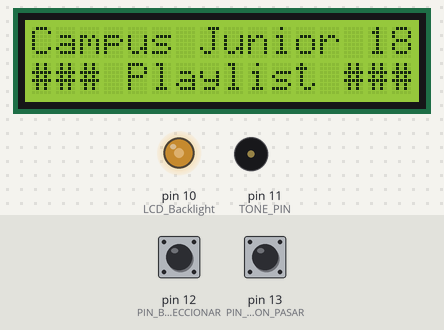
A sketch run on a simulated Arduino Uno, built with avr-gcc and run on an emulated ATmega328P. Parts: 16×2 character LCD, output pins drawn as LEDs (lit = HIGH), buzzer (waves = sounding). The inputs (shaded band) are chosen by the test bench; at power-on: pin 13 (PIN_BOTON_PASAR) LOW, pin 12 (PIN_BOTON_SELECCIONAR) LOW. What the sketch prints to the serial monitor is not drawn.

Above: at 1.2 s.
1.3 s: pin 13 (PIN_BOTON_PASAR) pulled HIGH for 1 s
At 1.8 s:
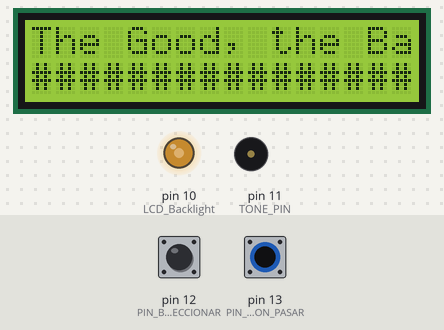
At 2.21 s:
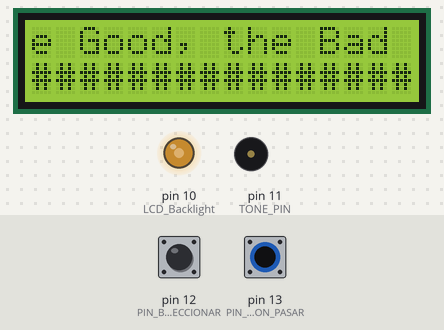
3.8 s: pin 13 (PIN_BOTON_PASAR) driven HIGH
6.1 s: pin 12 (PIN_BOTON_SELECCIONAR) pulled HIGH for 3.2 s
At 9.6 s:
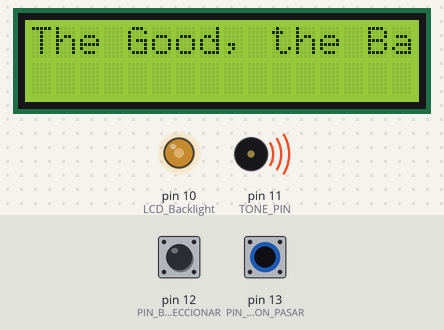
Timing chart, 0 to 22.2 s (numbered marks = the images above; inputs shaded):
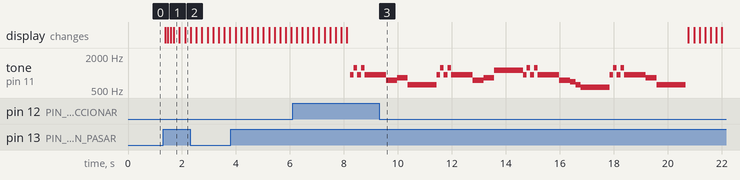

The sketch:

playlist.ino
```cpp
/**
 * Playlist con Arduino - Parte 3.2
 * Selector de melodías:
 *  - Con un botón podremos ir pasando la canción, cuyo título de mostrará en la pantalla LCD. Al llegar a la última canción y pulsar el botón, la lista se reiniciará.
 *  - Con otro botón podremos reproducir la canción que esté seleccionada, la cual sonará hasta que termine.
 *  - En caso de mostrar un título de canción en modo carrusel, no se podrá reproducir o cambiar de canción hasta que se haya mostrado todo el texto.
 *  - Una vez termine la canción, podremos volver a usar los botones de selección y reproducción.
 */

// Incluir librerías necesarias
#include <LiquidCrystal.h>
#include <Wire.h>

// Inicialización de PINs para las conexiones con la pantalla LCD
LiquidCrystal lcd( 8,9,4,5,6,7 );

#define OCTAVE_OFFSET 0

#define NOTE_C4  262
#define NOTE_CS4 277
#define NOTE_D4  294
#define NOTE_DS4 311
#define NOTE_E4  330
#define NOTE_F4  349
#define NOTE_FS4 370
#define NOTE_G4  392
#define NOTE_GS4 415
#define NOTE_A4  440
#define NOTE_AS4 466
#define NOTE_B4  494
#define NOTE_C5  523
#define NOTE_CS5 554
#define NOTE_D5  587
#define NOTE_DS5 622
#define NOTE_E5  659
#define NOTE_F5  698
#define NOTE_FS5 740
#define NOTE_G5  784
#define NOTE_GS5 831
#define NOTE_A5  880
#define NOTE_AS5 932
#define NOTE_B5  988
#define NOTE_C6  1047
#define NOTE_CS6 1109
#define NOTE_D6  1175
#define NOTE_DS6 1245
#define NOTE_E6  1319
#define NOTE_F6  1397
#define NOTE_FS6 1480
#define NOTE_G6  1568
#define NOTE_GS6 1661
#define NOTE_A6  1760
#define NOTE_AS6 1865
#define NOTE_B6  1976
#define NOTE_C7  2093
#define NOTE_CS7 2217
#define NOTE_D7  2349
#define NOTE_DS7 2489
#define NOTE_E7  2637
#define NOTE_F7  2794
#define NOTE_FS7 2960
#define NOTE_G7  3136
#define NOTE_GS7 3322
#define NOTE_A7  3520
#define NOTE_AS7 3729
#define NOTE_B7  3951

// Puertos de entrada y salida
#define PIN_BOTON_PASAR 13
#define PIN_BOTON_SELECCIONAR 12
#define TONE_PIN 11
// PIN para determinar el brillo de la pantalla
#define LCD_Backlight 10
// Número de filas y columnas disponibles en la pantalla
#define N_FILAS 2
#define N_COLUMNAS 16
// Velocidad a la que queremos que se mueva el texto
#define VELOCIDAD 200

// Array de notas (Brett Hagman)
const int notes[] = { 0,
NOTE_C4, NOTE_CS4, NOTE_D4, NOTE_DS4, NOTE_E4, NOTE_F4, NOTE_FS4, NOTE_G4, NOTE_GS4, NOTE_A4, NOTE_AS4, NOTE_B4,
NOTE_C5, NOTE_CS5, NOTE_D5, NOTE_DS5, NOTE_E5, NOTE_F5, NOTE_FS5, NOTE_G5, NOTE_GS5, NOTE_A5, NOTE_AS5, NOTE_B5,
NOTE_C6, NOTE_CS6, NOTE_D6, NOTE_DS6, NOTE_E6, NOTE_F6, NOTE_FS6, NOTE_G6, NOTE_GS6, NOTE_A6, NOTE_AS6, NOTE_B6,
NOTE_C7, NOTE_CS7, NOTE_D7, NOTE_DS7, NOTE_E7, NOTE_F7, NOTE_FS7, NOTE_G7, NOTE_GS7, NOTE_A7, NOTE_AS7, NOTE_B7
};

const char END_CHAR = 'E';

// Textos auxiliares y de bienvenida
const String texto_bienvenida_1 = "Campus Junior 18";
const String texto_bienvenida_2 = "### Playlist ###";
const String texto_aux = "################";
// Número de canciones disponibles
const int N_CANCIONES = 5;
// Array of songs to select them easily
char* notas_canciones[N_CANCIONES];
char* nombres_canciones[N_CANCIONES];

int indice;
int cancion_actual;
bool pantalla_bienvenida;

void setup()
{
  // Configuración monitor serie
  Serial.begin(9600);
  // Inicializamos el array con las notas de cada canción
  //notas_canciones[0] = "The Simpsons:d=4,o=5,b=160:c.6,e6,f#6,8a6,g.6,e6,c6,8a,8f#,8f#,8f#,2g,8p,8p,8f#,8f#,8f#,8g,a#.,8c6,8c6,8c6,c6";
  //notas_canciones[1] = "Indiana Jones:d=4,o=5,b=250:e,8p,8f,8g,8p,1c6,8p.,d,8p,8e,1f,p.,g,8p,8a,8b,8p,1f6,p,a,8p,8b,2c6,2d6,2e6,e,8p,8f,8g,8p,1c6,p,d6,8p,8e6,1f.6,g,8p,8g,e.6,8p,d6,8p,8g,e.6,8p,d6,8p,8g,f.6,8p,e6,8p,8d6,2c6";
  notas_canciones[0] = "Entertainer:d=4,o=5,b=140:8d,8d#,8e,c6,8e,c6,8e,2c.6,8c6,8d6,8d#6,8e6,8c6,8d6,e6,8b,d6,2c6,p,8d,8d#,8e,c6,8e,c6,8e,2c.6,8p,8a,8g,8f#,8a,8c6,e6,8d6,8c6,8a,2d6";
  notas_canciones[1] = "Looney Tunes:d=4,o=5,b=140:32p,c6,8f6,8e6,8d6,8c6,a.,8c6,8f6,8e6,8d6,8d#6,e.6,8e6,8e6,8c6,8d6,8c6,8e6,8c6,8d6,8a,8c6,8g,8a#,8a,8f";
  notas_canciones[2] = "Star Wars:d=4,o=5,b=45:32p,32f#,32f#,32f#,8b.,8f#.6,32e6,32d#6,32c#6,8b.6,16f#.6,32e6,32d#6,32c#6,8b.6,16f#.6,32e6,32d#6,32e6,8c#.6,32f#,32f#,32f#,8b.,8f#.6,32e6,32d#6,32c#6,8b.6,16f#.6,32e6,32d#6,32c#6,8b.6,16f#.6,32e6,32d#6,32e6,8c#6";
  notas_canciones[3] = "The Good, the Bad and the Ugly:d=4,o=5,b=56:32p,32a#,32d#6,32a#,32d#6,8a#.,16f#.,16g#.,d#,32a#,32d#6,32a#,32d#6,8a#.,16f#.,16g#.,c#6,32a#,32d#6,32a#,32d#6,8a#.,16f#.,32f.,32d#.,c#,32a#,32d#6,32a#,32d#6,8a#.,16g#.,d#";
  notas_canciones[4] = "Impossible Mission:d=16,o=6,b=95:32d,32d#,32d,32d#,32d,32d#,32d,32d#,32d,32d,32d#,32e,32f,32f#,32g,g,8p,g,8p,a#,p,c7,p,g,8p,g,8p,f,p,f#,p,g,8p,g,8p,a#,p,c7,p,g,8p,g,8p,f,p,f#,p,a#,g,2d,32p,a#,g,2c#,32p,a#,g,2c,a#5,8c,2p,32p,a#5,g5,2f#,32p,a#5,g5,2f,32p,a#5,g5,2e,d#,8d";
  // Inicializamos el array con los nombres de cada canción
  //nombres_canciones[0] = "The Simpsons";
  //nombres_canciones[1] = "Indiana Jones";
  nombres_canciones[0] = "Entertainer";
  nombres_canciones[1] = "Looney Tunes";
  nombres_canciones[2] = "Star Wars";
  nombres_canciones[3] = "The Good, the Bad and the Ugly";
  nombres_canciones[4] = "Impossible Mission";

  // Índice de la canción a reproducir - Inicializado a 0 para mostrar la pantalla de bienvenida
  indice = 0;
  pantalla_bienvenida = true;
  // Inicializamos la pantalla y mostramos el texto de bienvenida
  lcd.begin(N_COLUMNAS, N_FILAS);
  lcd.clear();

  // Instrucciones para modificar el brillo de la pantalla (SÓLO PARA LCD KEYPAD SHIELD)
  pinMode(LCD_Backlight, OUTPUT);
  analogWrite(LCD_Backlight, 128); // Set the brightness of the backlight

  lcd.setCursor(0, 0);
  lcd.print(texto_bienvenida_1);
  lcd.setCursor(0, 1);
  lcd.print(texto_bienvenida_2);
}

void loop() {
  // Comprobar el valor del PIN donde está conectado el botón para ver si lo hemos pulsado
  int boton_pasar_pulsado = digitalRead(PIN_BOTON_PASAR);

  bool selector_pulsado = false;

  // Si el botón ha sido pulsado, realizar lo siguiente
  if (boton_pasar_pulsado == 1)
  {
    pantalla_bienvenida = false;
    // Si hemos llegado al final de la lista, volver a empezar
    if (indice > N_CANCIONES) {
      indice = 0;
    }
    // Borrar información en la pantalla LCD
    lcd.clear();
    // Mostrar el título de la canción por pantalla
    pintarTextoLCD(nombres_canciones[indice]);
    // Comprobar el valor del PIN donde está conectado el botón para ver si lo hemos pulsado
    // Incrementar el índice de la canción
    selector_pulsado = true;
    cancion_actual = indice;
  }

  int boton_seleccionar_pulsado = digitalRead(PIN_BOTON_SELECCIONAR);
  //Serial.println(boton_seleccionar_pulsado);
  // Si el botón ha sido pulsado, realizar lo siguiente
  if (boton_seleccionar_pulsado == 1 && !pantalla_bienvenida)
  {
    // Reproducir la canción
    play_rtttl(notas_canciones[cancion_actual]);
  }

  if (selector_pulsado == true) {
    indice ++;
  }

  delay(100);
}

// Método para pintar en la pantalla LCD un texto
void pintarTextoLCD(String texto){
  // Obtenemos el tamaño del texto
  int tam_texto=texto.length();
  // En caso de que el texto sea mayor al espacio en la pantalla, realizamos el carrusel
  if (tam_texto > N_COLUMNAS) {
    // Mostramos el texto y desplazamos hacia la derecha
    for(int i = 1; i <= tam_texto+1 ; i ++)
    {
      String texto_desplazado = texto.substring(i-1);
      // Limpiamos pantalla
      lcd.clear();
      //Situamos el cursor
      lcd.setCursor(0, 0);
      // Pintamos el texto desplazado por pantalla
      lcd.print(texto_desplazado);
      lcd.setCursor(0, 1);
      lcd.print(texto_aux);
      // Esperamos a realizar el siguiente desplazamiento
      delay(VELOCIDAD);
    }
    lcd.clear();
    //Situamos el cursor
    lcd.setCursor(0, 0);
    lcd.print(texto);
  // En caso de que el texto quepa en la pantalla, simplemente lo mostramos
  } else {
    //Situamos el cursor
    lcd.setCursor(0, 0);
    // Pintamos el texto por pantalla
    lcd.print(texto);
    lcd.setCursor(0, 1);
    lcd.print(texto_aux);
  }
}

// Método para reproducir melodía (basado en el código de Brett Hagman)
void play_rtttl(char *p)
{
  byte default_dur = 4;
  byte default_oct = 6;
  int bpm = 63;
  int num;
  long wholenote;
  long duration;
  byte note;
  byte scale;

  // format: d=N,o=N,b=NNN:
  // find the start (skip name, etc)

  while(*p != ':') p++;    // ignore name
  p++;                     // skip ':'

  // get default duration
  if(*p == 'd')
  {
    p++; p++;              // skip "d="
    num = 0;
    while(isDigit(*p))
    {
      num = (num * 10) + (*p++ - '0');
    }
    if(num > 0) default_dur = num;
    p++;                   // skip comma
  }

  //Serial.print("ddur: "); Serial.println(default_dur, 10);

  // get default octave
  if(*p == 'o')
  {
    p++; p++;              // skip "o="
    num = *p++ - '0';
    if(num >= 3 && num <=7) default_oct = num;
    p++;                   // skip comma
  }

  //Serial.print("doct: "); Serial.println(default_oct, 10);

  // get BPM
  if(*p == 'b')
  {
    p++; p++;              // skip "b="
    num = 0;
    while(isDigit(*p))
    {
      num = (num * 10) + (*p++ - '0');
    }
    bpm = num;
    p++;                   // skip colon
  }

  //Serial.print("bpm: "); Serial.println(bpm, 10);

  // BPM usually expresses the number of quarter notes per minute
  wholenote = (60 * 1000L / bpm) * 4;  // this is the time for whole note (in milliseconds)

  //Serial.print("wn: "); Serial.println(wholenote, 10);

  // now begin note loop
  while(*p)
  {
    // first, get note duration, if available
    num = 0;
    while(isDigit(*p))
    {
      num = (num * 10) + (*p++ - '0');
    }

    if(num) duration = wholenote / num;
    else duration = wholenote / default_dur;  // we will need to check if we are a dotted note after

    // now get the note
    note = 0;

    switch(*p)
    {
      case 'c':
        note = 1;
        break;
      case 'd':
        note = 3;
        break;
      case 'e':
        note = 5;
        break;
      case 'f':
        note = 6;
        break;
      case 'g':
        note = 8;
        break;
      case 'a':
        note = 10;
        break;
      case 'b':
        note = 12;
        break;
      case 'p':
      default:
        note = 0;
    }
    p++;

    // now, get optional '#' sharp
    if(*p == '#')
    {
      note++;
      p++;
    }

    // now, get optional '.' dotted note
    if(*p == '.')
    {
      duration += duration/2;
      p++;
    }

    // now, get scale
    if(isDigit(*p))
    {
      scale = *p - '0';
      p++;
    }
    else
    {
      scale = default_oct;
    }

    scale += OCTAVE_OFFSET;

    if (*p == ',')
      p++;       // skip comma for next note (or we may be at the end)

    // From line 248 to 256
 // Added to code so end of the song signal is transmitted
    //  It is a very dirty way to send the END_CHAR but it was
    //  impossible to make it work by sending just the END_CHAR
    char songPlaying = *p;
    if (songPlaying)
    {
      Serial.print(" ");
    }
    else
    {
      Serial.print(END_CHAR);
    }

    // now play the note
    if(note)
    {
      //Serial.print("Playing: ");
      //Serial.print(scale, 10); Serial.print(' ');
      //Serial.print(note, 10); Serial.print(" (");
      //Serial.print(notes[(scale - 4) * 12 + note], 10);
      //Serial.print(") ");
      //Serial.println(duration, 10);
      tone(TONE_PIN, notes[(scale - 4) * 12 + note]);
      delay(duration);
      noTone(TONE_PIN);
    }
    else
    {
      //Serial.print("Pausing: ");
      //Serial.println(duration, 10);
      delay(duration);
    }
  }
}
```

Measured:
- after the input at 1.3 s, the display: first changes after 0.08 s (image 1 shows a later state)
- after the input at 6.1 s, tone on pin 11 (TONE_PIN): plays 932 Hz for 0.13 s, 1245 Hz for 0.13 s, 932 Hz for 0.13 s, 1245 Hz for 0.13 s, 932 Hz for 0.80 s, 740 Hz for 0.40 s … (32 notes in this stretch), starting after 2.1 s
